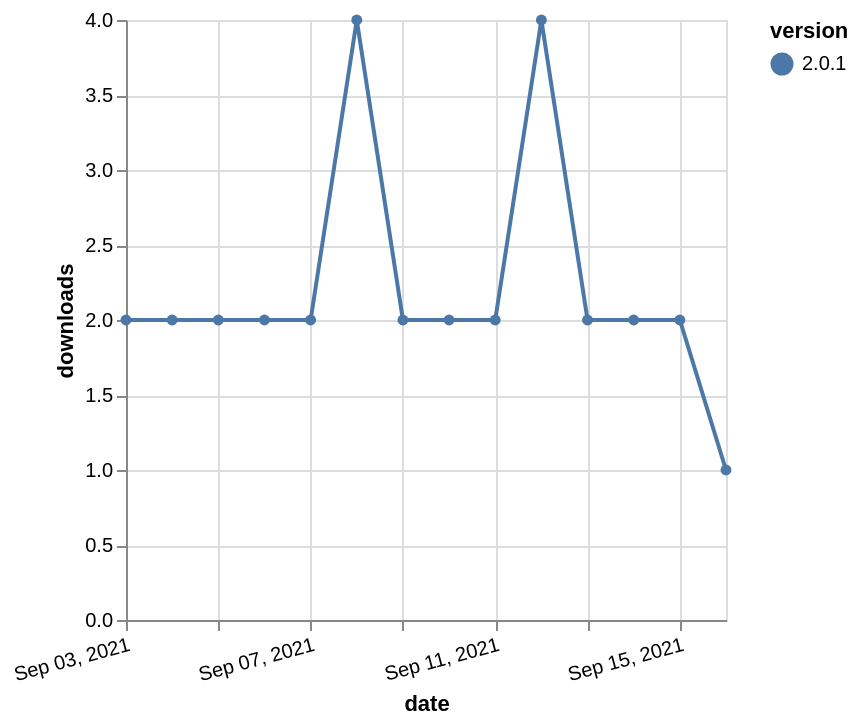

The Vega-Lite source for this figure:
### Vega-Lite specification from a JSON file in a GitHub repository (floating-point values rounded to 4 significant figures)
{"$schema": "https://vega.github.io/schema/vega-lite/v5.json", "description": "A simple bar chart with embedded data.", "data": {"values": [{"date": "2021-09-03", "total": 2972, "delta": 2, "version": "2.0.1"}, {"date": "2021-09-04", "total": 2974, "delta": 2, "version": "2.0.1"}, {"date": "2021-09-05", "total": 2976, "delta": 2, "version": "2.0.1"}, {"date": "2021-09-06", "total": 2978, "delta": 2, "version": "2.0.1"}, {"date": "2021-09-07", "total": 2980, "delta": 2, "version": "2.0.1"}, {"date": "2021-09-08", "total": 2984, "delta": 4, "version": "2.0.1"}, {"date": "2021-09-09", "total": 2986, "delta": 2, "version": "2.0.1"}, {"date": "2021-09-10", "total": 2988, "delta": 2, "version": "2.0.1"}, {"date": "2021-09-11", "total": 2990, "delta": 2, "version": "2.0.1"}, {"date": "2021-09-12", "total": 2994, "delta": 4, "version": "2.0.1"}, {"date": "2021-09-13", "total": 2996, "delta": 2, "version": "2.0.1"}, {"date": "2021-09-14", "total": 2998, "delta": 2, "version": "2.0.1"}, {"date": "2021-09-15", "total": 3000, "delta": 2, "version": "2.0.1"}, {"date": "2021-09-16", "total": 3001, "delta": 1, "version": "2.0.1"}]}, "width": "container", "mark": {"type": "line", "point": {"filled": true}}, "encoding": {"x": {"field": "date", "type": "temporal", "timeUnit": "yearmonthdate", "title": "date", "axis": {"labelAngle": -15}}, "y": {"field": "delta", "type": "quantitative", "title": "downloads"}, "color": {"field": "version", "type": "nominal"}, "tooltip": {"field": "delta"}}}
